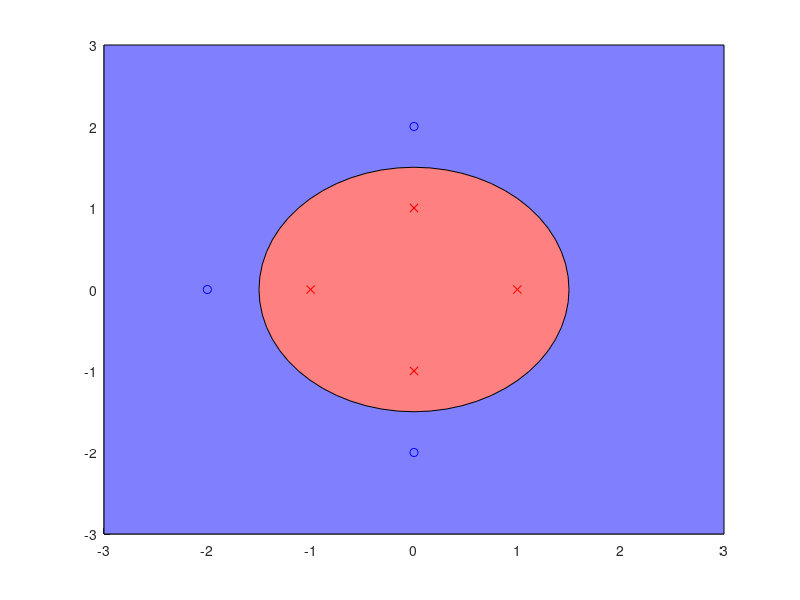

This figure's MATLAB source:
d = [1 0 -1 ; 0 1 -1 ; 0 -1 -1 ; -1 0 -1; 0 2 1; 0 -2 1; -2 0 1];


z = [sqrt(d(:,1).^2+d(:,2).^2), atan(d(:,2)./d(:,1)), d(:,3)]

figure; hold on;

%{
for i = -3:0.05:3
    for j = -3:0.05:3
        I = sqrt(i.^2+j.^2);
        J = atan(j./i);
        [v,loc] = min(sqrt( (I-z(:,1)).^2 + (J - z(:,2)).^2));
        if d(loc,3) == 1
            plot(i,j,'.b')
        else
            plot(i,j,'.r')
        end
    end
end
%}
patch([-3,-3,3,3],[-3,3,3,-3],[.5 .5 1 ]);
rectangle('Position',[-1.5,-1.5,3,3] ,'Curvature',[1 1], 'FaceColor',[1 0.5 0.5]);


plot(d(1:4,1),d(1:4,2),'xr')
plot(d(5:7,1),d(5:7,2),'ob')

xlim([-3,3])
ylim([-3,3])

%{
th = 0:pi/50:2*pi;
xunit = 1.5 * cos(th);
yunit = 1.5 * sin(th);
plot(xunit,yunit,'k')
%}




%{
redx = [-1.5,-1.5,1.5,3,3,1.5,-1.5];
redy = [-1.5,1.5,1.5,2.25,-2.25,-1.5,-1.5];

patch([-3,-3,3,3],[-3,3,3,-3],[.5 .5 1 ]); 

xlim([-3,3])
ylim([-3,3])

hold on;
patch(redx,redy,[1 0.5 0.5]);


plot(redx,redy,'k')

plot(d(1:4,1),d(1:4,2),'xr')
plot(d(5:7,1),d(5:7,2),'ob')
%}